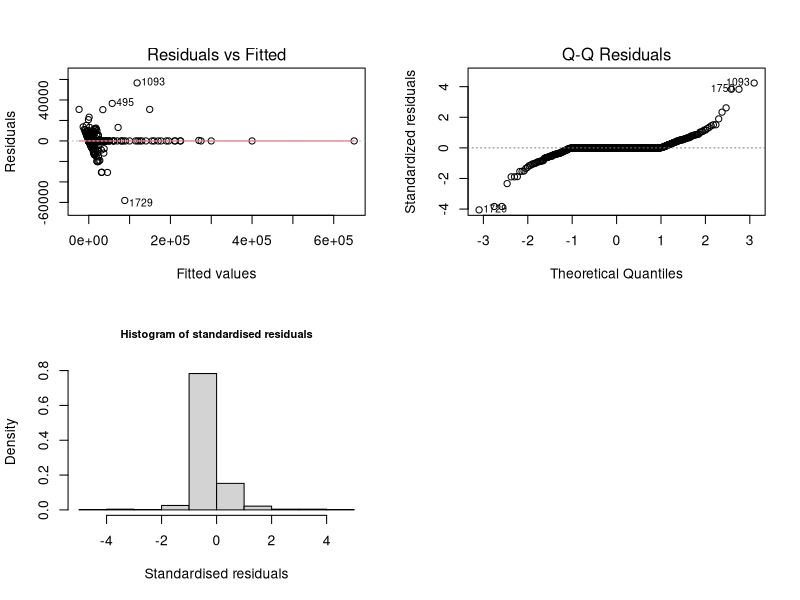

Reproduce this figure in R. (Note: this script raises an error after producing the figure.)
## ---- chunk 1
rm(list=ls())
library(arm)
library(ggplot2)
library(dplyr)
library(tidyr)
library(gridExtra)
library(car)
## ---- chunk 2
data<-read.csv("../data/W8QDEB2_cleaned.csv",header = TRUE, stringsAsFactors=TRUE)
head(data)
summary(data)
## ---- chunk 3
cont_vars <- c("W1GrssyrHH", "W1yschat1", "W2ghq12scr", "W4schatYP", "W6DebtattYP", "W8DGHQSC")
data[cont_vars] <- lapply(data[cont_vars], factor)
## ---- chunk 4
binary_vars <- c("W1hea2MP", "W1usevcHH", "IndSchool", "W1truantYP", "W1alceverYP", "W1bulrc","W5JobYP", "W5EducYP", "W5Apprent1YP", "W6JobYP", "W6UnivYP", "W6EducYP","W6Apprent1YP", "W6OwnchiDV", "W6Childliv")
data[binary_vars] <- lapply(data[binary_vars], factor)
## ---- chunk 5
model.1 <- lm(W8QDEB2 ~ ., data = data)

# have a look at the model
summary(model.1)
## ---- chunk 6
model.2 <- lm(W8QDEB2 ~ W1GrssyrHH + W1NoldBroHS + W1hiqualdad +
                      W1depkids + IndSchool + W4RacismYP + W8TENURE, data = data)

# have a look at the model
summary(model.2)
## ---- chunk 7
# Fitting a model with interaction terms between predictors
model.interaction <- lm(W8QDEB2 ~ W1GrssyrHH * W1NoldBroHS + W1GrssyrHH * IndSchool + W1NoldBroHS * W4RacismYP + IndSchool * W4RacismYP, data = data)

# View the summary of the model with interactions
summary(model.interaction)
## ---- chunk 8
model.4 <- lm(W8QDEB2 ~ W1GrssyrHH + W1NoldBroHS + W1hiqualdad +
                W1depkids + IndSchool + W4RacismYP + W8TENURE + W1GrssyrHH:W1NoldBroHS + IndSchool:W4RacismYP, data = data)

# have a look at the model
display(model.4)
summary(model.4)
## ---- chunk 9
par(mfrow=c(2,2))
plot(model.4, which=c(1,2))
hist(rstandard(model.4), freq = FALSE ,
     main="Histogram of standardised residuals",
     cex.main=0.8, xlab="Standardised residuals")
## ---- chunk 10
show_outliers<-function(the.linear.model,topN){
  #length of data
  n=length(fitted(the.linear.model))
  #number of parameters estimated
  p=length(coef(the.linear.model))
  #standardised residuals over 3
  res.out<-which(abs(rstandard(the.linear.model))>3) #sometimes >2
  #topN values
  res.top<-head(rev(sort(abs(rstandard(the.linear.model)))),topN)
  #high leverage values
  lev.out<-which(lm.influence(the.linear.model)$hat>2*p/n)
  #topN values
  lev.top<-head(rev(sort(lm.influence(the.linear.model)$hat)),topN)
  #high diffits
  dffits.out<-which(dffits(the.linear.model)>2*sqrt(p/n))
  #topN values
  dffits.top<-head(rev(sort(dffits(the.linear.model))),topN)
  #Cook's over 1
  cooks.out<-which(cooks.distance(the.linear.model)>1)
  #topN cooks
  cooks.top<-head(rev(sort(cooks.distance(the.linear.model))),topN)
  #Create a list with the statistics -- cant do a data frame as different lengths 
  list.of.stats<-list(Std.res=res.out,Std.res.top=res.top, Leverage=lev.out, Leverage.top=lev.top, DFFITS=dffits.out, DFFITS.top=dffits.top, Cooks=cooks.out,Cooks.top=cooks.top)
  #return the statistics
  list.of.stats}
## ---- chunk 11
#Get outliers
outliers <- show_outliers(model.4, topN = 5) 

# Combine all outlier indices into a single vector
all_outliers <- unique(c(outliers$Std.res, outliers$Leverage, outliers$DFFITS, outliers$Cooks))

# Remove outliers from the dataset
cleaned_data <- data[-all_outliers, ]

# Refit the model without outliers
model.5 <- lm(W8QDEB2 ~ W1GrssyrHH + W1NoldBroHS + W1hiqualdad +
                W1depkids + IndSchool + W4RacismYP + W8TENURE + W1GrssyrHH:W1NoldBroHS + IndSchool:W4RacismYP, data = cleaned_data)

# have a look at the model
display(model.5)
summary(model.5)
## ---- chunk 12
vif(model.5)
## ---- chunk 13
model.6 <- lm(W8QDEB2 ~ W1GrssyrHH + W1NoldBroHS + W1hiqualdad +
                W1depkids + IndSchool + W8TENURE + W1GrssyrHH:W1NoldBroHS + IndSchool:W4RacismYP + W4RacismYP, data = data)

summary(model.6)
## ---- chunk 14
vif(model.6)
## ---- chunk 15
par(mfrow=c(2,2))
plot(model.6,which=c(1,2))
hist(model.6$residuals,main="Histogram of residuals",font.main=1,xlab="Residuals")
